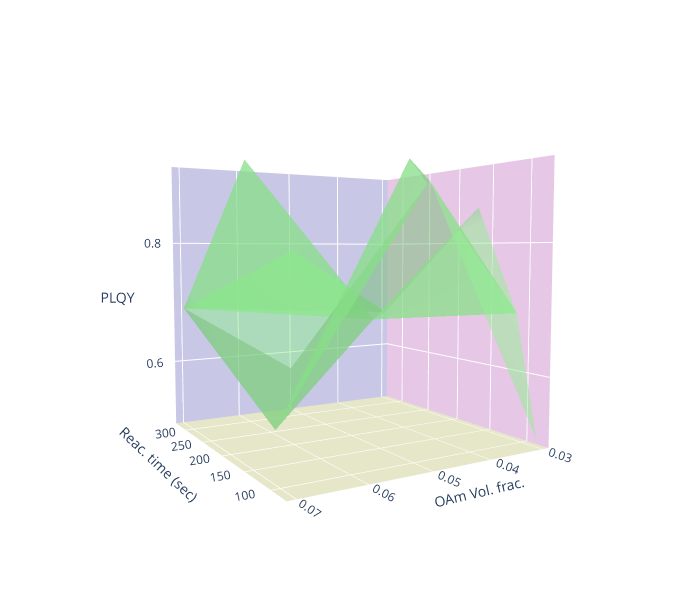

Write notebook code for a chart like this one.
### Code cell
import plotly.graph_objects as go

Cl_Pb_ratio_0 = [0.3, 0.75, 1.5, 3.0, 4.5]

df_01 = df[df.Cl_Pb==Cl_Pb_ratio_0[0]]


x_label = 'Reac. time (sec)'
y_label = 'OAm Vol. frac.'
# y_label = 'Cl to Pb ratio'
z_label = 'PLQY'

x = df_01['R_time_sec'].to_numpy()
y = df_01['OAm_frac'].to_numpy()
# y = df_01['Cl_Pb'].to_numpy()
z = df_01['PLQY'].to_numpy()


fig = go.Figure(data=[go.Mesh3d(x=x, y=y, z=z, color='lightgreen', opacity=0.50)])
fig.update_layout(autosize=False, width=700, height=600, 
                  xaxis_title=x_label, yaxis_title=y_label,)
fig.update_layout(scene = dict(
                    xaxis_title=x_label,
                    yaxis_title=y_label,
                    zaxis_title=z_label),
                    margin=dict(r=20, b=10, l=10, t=10))

fig.update_layout(scene = dict(
                    xaxis = dict(
                         backgroundcolor="rgb(200, 200, 230)",
                         gridcolor="white",
                         showbackground=True,
                         zerolinecolor="white",),
                    yaxis = dict(
                        backgroundcolor="rgb(230, 200,230)",
                        gridcolor="white",
                        showbackground=True,
                        zerolinecolor="white"),
                    zaxis = dict(
                        backgroundcolor="rgb(230, 230,200)",
                        gridcolor="white",
                        showbackground=True,
                        zerolinecolor="white",),),
                    margin=dict(
                    r=10, l=10,
                    b=10, t=10)
                  )

fig.update_layout(scene = dict(
                    yaxis = dict(
                        nticks=5,), )
                 )


if z_label == 'Peak (nm)':
    fig.update_layout(
        scene = dict(zaxis = dict(nticks=4, range=[440,515],),),)


fig.show()

### Figure 1 — Plotly figure (JSON) as saved in the notebook; plotly's stock layout.template omitted (floating-point values rounded to 4 significant figures)
{"data": [{"color": "lightgreen", "opacity": 0.5, "type": "mesh3d", "x": [324.3, 324.3, 324.3, 162.1, 162.1, 162.1, 108.1, 108.1, 108.1, 81.07, 81.07, 81.07], "y": [0.03, 0.05, 0.07, 0.03, 0.05, 0.07, 0.03, 0.05, 0.07, 0.03, 0.05, 0.07], "z": [0.666, 0.788, 0.691, 0.858, 0.685, 0.909, 0.692, 0.914, 0.564, 0.506, 0.88, 0.649]}], "layout": {"autosize": false, "height": 600, "margin": {"b": 10, "l": 10, "r": 10, "t": 10}, "scene": {"aspectmode": "auto", "aspectratio": {"x": 1, "y": 1, "z": 1}, "camera": {"center": {"x": 0, "y": 0, "z": 0}, "eye": {"x": -2.186, "y": 1.308, "z": 0.1848}, "projection": {"type": "perspective"}, "up": {"x": 0, "y": 0, "z": 1}}, "xaxis": {"backgroundcolor": "rgb(200, 200, 230)", "gridcolor": "white", "showbackground": true, "title": {"text": "Reac. time (sec)"}, "type": "linear", "zerolinecolor": "white"}, "yaxis": {"backgroundcolor": "rgb(230, 200,230)", "gridcolor": "white", "nticks": 5, "showbackground": true, "title": {"text": "OAm Vol. frac."}, "type": "linear", "zerolinecolor": "white"}, "zaxis": {"backgroundcolor": "rgb(230, 230,200)", "gridcolor": "white", "showbackground": true, "title": {"text": "PLQY"}, "type": "linear", "zerolinecolor": "white"}}, "width": 700, "xaxis": {"title": {"text": "Reac. time (sec)"}}, "yaxis": {"title": {"text": "OAm Vol. frac."}}}}
